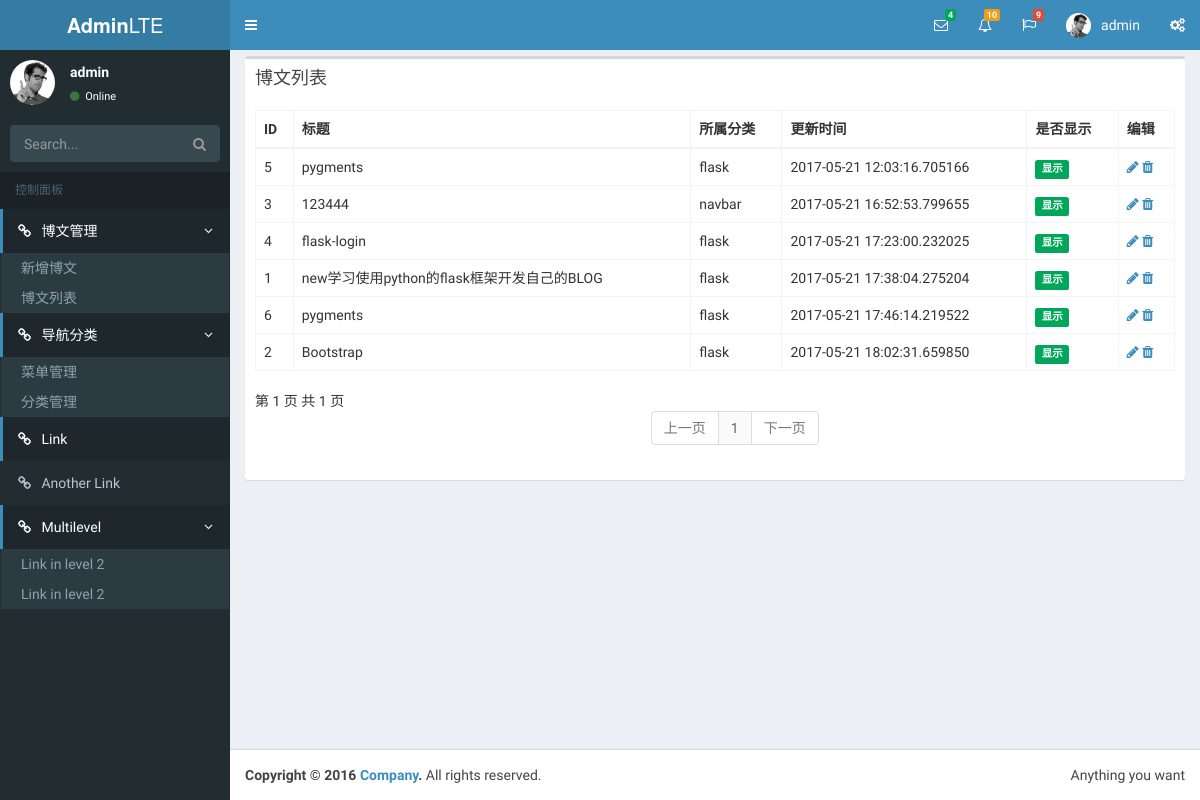
Page /admin/post/list/ (signed in) on the earlier database version.
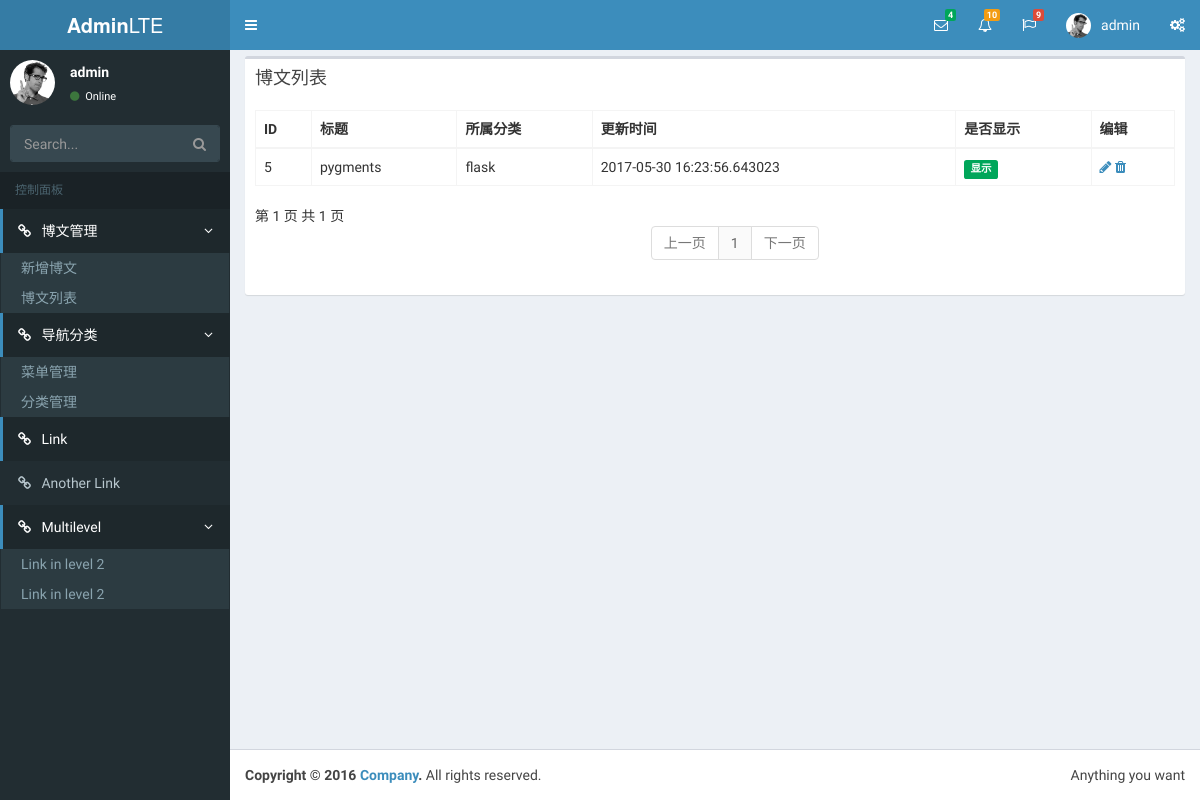
Same page on the later database version.
### app/models.py (models this page shows, shortened)
class Post(db.Model):
    __tablename__ = 'post'
    id = db.Column(db.Integer, primary_key=True)
    title = db.Column(db.String(32), unique=True)
    body = db.Column(db.Text)
    body_html = db.Column(db.Text)
    timestamp = db.Column(db.DateTime, index=True, default=datetime.utcnow)
    author_id = db.Column(db.Integer, db.ForeignKey('user.id'))
    category_id = db.Column(db.Integer, db.ForeignKey('category.id'))
    visibled = db.Column(db.Boolean, default=False)

class Category(db.Model):
    __tablename__ = 'category'
    id = db.Column(db.Integer, primary_key=True)
    type = db.relationship('Post', backref='posttype', lazy='dynamic')
    menuid = db.Column(db.Integer, db.ForeignKey('menus.id'))
    categoryName = db.Column(db.String(32), unique=True, index=True)
    orderNo = db.Column(db.Integer)
    visibled = db.Column(db.Boolean, default=False)

### app/admin/views.py (the view)
@admin.route('/post/list/')
@admin.route('/post/list/<int:page>/')
@login_required
def post_list(page=1):
    posts = Post.query.order_by(Post.timestamp).paginate(page, per_page=10,
                                                         error_out=False)
    return render_template('admin/post.html', posts=posts)

### app/models.py (called while the page is built)
@login_manager.user_loader
def load_user(user_id):
    return User.query.get(int(user_id))

### app/templates/admin/post.html (shortened to what the changed rows need)
{% extends 'admin/admin-base.html' %}
{% import 'admin/_macro.html' as helper %}
{% block content %}
    <div class="row">
        <div class="col-md-12">
            <div class="box">
                <div class="box-body">
                    <div id="example2_wrapper"
                         class="dataTables_wrapper form-inline dt-bootstrap">
                        <div class="row">
                            <div class="col-sm-12">
                                <table id="example2"
                                       class="table table-bordered table-hover dataTable"
                                       role="grid"
                                       aria-describedby="example2_info">
                                    <thead>
                                    <tr role="row">
                                        <th class="sorting_asc" tabindex="0"
                                            aria-controls="example2" rowspan="1"
                                            colspan="1" aria-sort="ascending"
                                            aria-label="Rendering engine: activate to sort column descending">
                                            ID
                                        </th>
                                        <th class="sorting" tabindex="0"
                                            aria-controls="example2" rowspan="1"
                                            colspan="1"
                                            aria-label="Browser: activate to sort column ascending">
                                            标题
                                        </th>
                                        <th class="sorting" tabindex="0"
                                            aria-controls="example2" rowspan="1"
                                            colspan="1"
                                            aria-label="Platform(s): activate to sort column ascending">
                                            所属分类
                                        </th>
                                        <th class="sorting" tabindex="0"
                                            aria-controls="example2" rowspan="1"
                                            colspan="1"
                                            aria-label="Platform(s): activate to sort column ascending">
                                            更新时间
                                        </th>
                                        <th class="sorting" tabindex="0"
                                            aria-controls="example2" rowspan="1"
                                            colspan="1"
                                            aria-label="Engine version: activate to sort column ascending">
                                            是否显示
                                        </th>
                                        <th class="sorting" tabindex="0"
                                            aria-controls="example2" rowspan="1"
                                            colspan="1"
                                            aria-label="Engine version: activate to sort column ascending">
                                            编辑
                                        </th>
                                    </tr>
                                    </thead>
                                    <tbody>
                                    {% for post in posts.items %}
                                        <tr role="row" class="{{ loop.cycle('odd','even') }}">
                                            <td class="sorting_1">{{ post.id }}</td>
                                            <td>{{ post.title }}</td>
                                            <td>{{ post.posttype.categoryName }}</td>
                                            <td>
                                                {{ post.timestamp }}
                                            </td>
                                            <td><span
                                                    class="label label-{{ 'warning' if post.visibled else 'success' }}">{{ '隐藏' if post.visibled else '显示' }}</span>
                                            </td>
                                            <td>
                                                <a href="{{ url_for('admin.post_edit',id=post.id) }}"
                                                   title="修改"><i
                                                        class="fa fa-pencil"></i></a>
                                                <a onclick="delPost('{{ url_for('admin.post_del',id=post.id) }}')"
                                                   title="删除"><i
                                                        class="fa fa-trash"></i></a>
                                            </td>
                                        </tr>
                                    {% endfor %}
                                    </tbody>
                                </table>
                            </div>
                        </div>
                        {{ helper.render_pagination(posts,'.post_list') }}
                    </div>
                </div>
            </div>
        </div>
    </div>
{% endblock %}

Differences in the rows shown:
removed Post: id "3", title "123444", posttype.categoryName "navbar", timestamp "2017-05-21 16:52:53.799655", visibled "显示"
removed Post: id "4", title "flask-login", posttype.categoryName "flask", timestamp "2017-05-21 17:23:00.232025", visibled "显示"
removed Post: id "1", title "new学习使用python的flask框架开发自己的BLOG", posttype.categoryName "flask", timestamp "2017-05-21 17:38:04.275204", visibled "显示"
removed Post: id "6", title "pygments", posttype.categoryName "flask", timestamp "2017-05-21 17:46:14.219522", visibled "显示"
removed Post: id "2", title "Bootstrap", posttype.categoryName "flask", timestamp "2017-05-21 18:02:31.659850", visibled "显示"
changed Post "pygments": timestamp "2017-05-21 12:03:16.705166" → "2017-05-30 16:23:56.643023"
